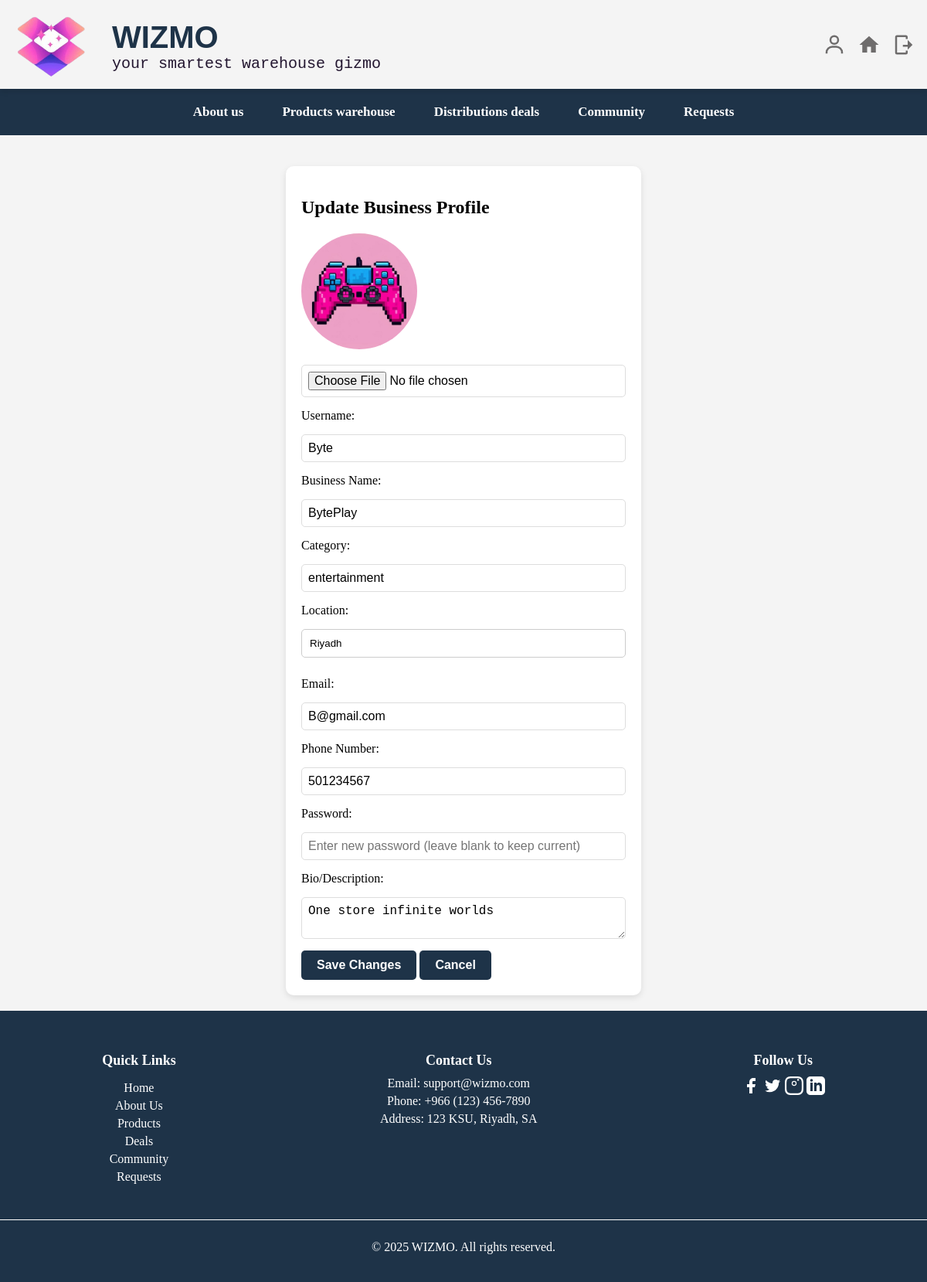
The app's page /profile.php (signed in) with its own data.
### tables this page shows
CREATE TABLE `business` (
  `username` varchar(300) NOT NULL,
  `businessName` varchar(300) NOT NULL,
  `category` varchar(300) NOT NULL,
  `email` varchar(250) NOT NULL,
  `password` varchar(200) NOT NULL,
  `phoneNumber` int(11) NOT NULL,
  `city` varchar(300) NOT NULL,
  `description` varchar(500) NOT NULL,
  `logo` varchar(250) NOT NULL
);

### profile.php (the view, shortened to what this page needs)
<?php
$servername = "localhost";
$username = "root";
$password = "root";
$dbname = "Wizmo";
$port = 8889;
$conn = new mysqli($servername, $username, $password, $dbname, $port);
$businessName = $userName = $category = $city = $email = $phoneNumber = $bio = $logo = "";
if (isset($_SESSION['username'])) {
$stmt = $conn->prepare("SELECT * FROM business WHERE username = ?");
$stmt->bind_param("s", $_SESSION['username']);
$stmt->execute();
$result = $stmt->get_result();
if ($result->num_rows > 0) {
$userData = $result->fetch_assoc();
$businessName = $userData['businessName'];
$userName = $userData['username'];
$category = $userData['category'];
$city = $userData['city'];
$email = $userData['email'];
$phoneNumber = $userData['phoneNumber'];
$bio = $userData['description'];
$logo = $userData['logo'];
}
}
?>
<!DOCTYPE html>
<html lang="en">
<head>
    <link rel="stylesheet" href="style.css">
</head>
<body>
<header>
    <div class="header-container">
        <img src="images/wizmoLOGO.png" alt="logo" width="90" height="80" class="Navimg">
        <div class="text-container">
            <h2>WIZMO</h2>
            <h3>your smartest warehouse gizmo</h3>
        </div>
        <div class="header-links">
            <a href="profile.php"><svg class="header-icon"><use href="#account"/></svg></a>
            <a href="Homepage.html"><svg class="header-icon"><use href="#home"/></svg></a>
            <a href="index.html"><svg class="header-icon"><use href="#logout"/></svg></a>
        </div>
    </div>
</header>
<nav class="navBar">
    <ul>
        <li class="link1"><a href="aboutus.html">About us</a></li>
        <li class="link2"><a href="Products.html">Products warehouse</a></li>
        <li class="link3"><a href="deals.html">Distributions deals</a></li>
        <li class="link4"><a href="Community.html">Community</a></li>
        <li class="link5"><a href="request.html">Requests</a></li>
    </ul>
</nav>
<div class="profile-container">
    <h2>Update Business Profile</h2>
    <div class="profile-card">
        <div class="profile-header">
            <img src="<?= htmlspecialchars($logo ?: 'images/pfp-placeholder.jpg') ?>" alt="Profile Picture" id="profile-pic" style="width: 150px; height: 150px; border-radius: 50%; object-fit: cover;">
        </div>
        <form method="POST" enctype="multipart/form-data">
            <input type="file" name="upload-pic" id="upload-pic" accept="image/*">
            <label>Username:</label>
            <input type="text" name="username" value="<?= htmlspecialchars($userName) ?>" readonly>
            <label>Business Name:</label>
            <input type="text" name="businessName" value="<?= htmlspecialchars($businessName) ?>">
            <label>Category:</label>
            <input type="text" name="category" value="<?= htmlspecialchars($category) ?>">
            <label>Location:</label>
            <select name="city">
                <?php foreach (["Riyadh", "Jeddah", "Mecca", "Dammam", "Khobar", "Medina", "Tabuk", "Abha"] as $cityOption): ?>
                <option value="<?= $cityOption ?>" <?= $cityOption === $city ? 'selected' : '' ?>>
                <?= $cityOption ?>
                </option>
                <?php endforeach; ?>
            </select>
            <label>Email:</label>
            <input type="email" name="email" value="<?= htmlspecialchars($email) ?>">
            <label>Phone Number:</label>
            <input type="tel" name="phoneNumber" value="<?= htmlspecialchars($phoneNumber) ?>">
            <label>Password:</label>
            <input type="password" name="password" placeholder="Enter new password (leave blank to keep current)">
            <label>Bio/Description:</label>
            <textarea name="description"><?= htmlspecialchars($bio) ?></textarea>
            <div class="buttons">
                <button type="submit" class="save-btn">Save Changes</button>
                <button type="button" class="cancel-btn" onclick="window.location.href='Homepage.html'">Cancel</button>
            </div>
        </form>
    </div>
</div>
<footer>
    <div class="footer-container">
        <div class="footer-section">
            <h4>Quick Links</h4>
            <ul>
                <li><a href="Homepage.html">Home</a></li>
                <li><a href="aboutus.html">About Us</a></li>
                <li><a href="Products.html">Products</a></li>
                <li><a href="deals.html">Deals</a></li>
                <li><a href="Community.html">Community</a></li>
                <li><a href="request.html">Requests</a></li>
            </ul>
        </div>
        <div class="footer-section">
            <h4>Contact Us</h4>
            <p>Email: support@wizmo.com</p>
            <p>Phone: +966 (123) 456-7890</p>
            <p>Address: 123 KSU, Riyadh, SA</p>
        </div>
        <div class="footer-section">
            <h4>Follow Us</h4>
            <a href="https://www.facebook.com"><svg width="24" height="24"><use href="#facebook"/></svg></a>
            <a href="https://twitter.com"><svg width="24" height="24"><use href="#twitter"/></svg></a>
            <a href="https://www.instagram.com"><svg width="24" height="24"><use href="#instagram"/></svg></a>
            <a href="https://www.linkedin.com"><svg width="24" height="24"><use href="#linkedin"/></svg></a>
        </div>
    </div>
    <div class="footer-bottom">
        <p>&copy; 2025 WIZMO. All rights reserved.</p>
    </div>
</footer>
</body>
</html>

### style.css (style rules this page uses)
body, html { margin: 0; padding: 0; background-color: #f8f8f8; }
header { background-color: #f4f4f4; color: black; box-shadow: 0 4px 6px rgba(0, 0, 0, 0.1); position: sticky; top: 0; z-index: 10; height: 115px; }
.header-container { display: flex; align-items: center; justify-content: space-between; gap: 10px; padding: 10px 15px; max-width: 1200px; margin: 0 auto; }
.header-icon { width: 30px; height: 30px; fill: #6e6c6c; transition: fill 0.3s ease; }
.header-container .Navimg { width: 100px; height: 100px; margin-right: 10px; }
.text-container { display: flex; flex-direction: column; align-items: flex-start; text-align: left; margin-left: 10px; }
.text-container h2, .text-container h3 { text-align: left; margin: 0; }
.text-container h2 { font-family:Impact, Haettenschweiler, 'Arial Narrow Bold', sans-serif; font-weight:700; font-size: 40px; color: #1e3348; }
.text-container h3 { font-family:monospace; font-weight:400; font-size: 20px; color: rgb(35, 22, 48); }
.header-links { display: flex; align-items: center; gap: 15px; margin-left: auto; }
.navBar { background-color: #1e3348; font-family: Cambria, Cochin, Georgia, Times, 'Times New Roman', serif; font-size: 17px; font-weight: 800; width: 100%; padding: 10px 0; text-align: center; position: relative; }
.navBar ul { display: flex; justify-content: center; align-items: center; margin: 0; padding: 0; list-style: none; }
.navBar ul li { margin: 0 10px; }
.navBar ul li a { color: white; text-decoration: none; padding: 10px 15px; display: inline-block; position: relative; transition: all 0.3s ease; }
.navBar ul li a::before { content: ''; position: absolute; top: 50%; left: 50%; transform: translate(-50%, -50%) scale(0); width: 100%; height: 100%; background: linear-gradient(130deg, #800080, #e47a8f); border-radius: 25px; opacity: 0; transition: all 0.3s ease; z-index: -1; }
footer { background-color: #1e3348; color: #fff; padding: 20px 0; margin-top: 20px; text-align: center; }
.footer-container { display: flex; justify-content: space-around; flex-wrap: wrap; max-width: 1200px; margin: 0 auto; }
.footer-section { margin: 10px 20px; }
.footer-section h4 { margin-bottom: 10px; font-size: 18px; }
.footer-section ul { list-style: none; padding: 0; }
.footer-section ul li { margin: 5px 0; }
.footer-section ul li a { color: #fff; text-decoration: none; }
.footer-section p { margin: 5px 0; }
.footer-bottom { text-align: center; margin-top: 20px; padding-top: 10px; border-top: 1px solid #ffffff; color: #ffffff; }
svg { width: 24px; height: 24px; fill: currentColor; transition: fill 0.3s ease; color: #ffffff; }
body { font-family: Arial, sans-serif; margin: 0; padding: 0; background-color: #f4f4f4; }
form { display: flex; flex-direction: column; gap: 15px; }
form input, form textarea { padding: 8px; font-size: 16px; border: 1px solid #ddd; border-radius: 5px; }
.profile-container { width: 35%; background: white; padding: 20px; border-radius: 10px; box-shadow: 0px 3px 8px rgba(0, 0, 0, 0.1); margin: 120px auto 20px; margin-top: 40px; }
.profile-header { display: flex; align-items: center; justify-content: space-between; margin-bottom: 20px; }
.profile-header img { width: 100px; height: 100px; border-radius: 50%; }
.save-btn, .cancel-btn { padding: 10px 20px; border: none; cursor: pointer; border-radius: 5px; font-size: 16px; font-weight: 800; color: white; transition: all 0.3s ease; }
.save-btn { background-color: #1e3348; }
.cancel-btn { background-color: #1e3348; }
select { appearance: none; background-color: white; padding: 10px; margin-bottom: 10px; border: 1px solid #ccc; border-radius: 5px; }

### profile.php (style rules this page uses)
body { font-family: Cambria, Cochin, Georgia, Times, 'Times New Roman', serif; }

### records on screen
business: logo (picture), username "Byte", businessName "BytePlay", category "entertainment", email "B@gmail.com", phoneNumber "501234567", description "One store infinite worlds"

### other values on screen
form field city "Riyadh"
